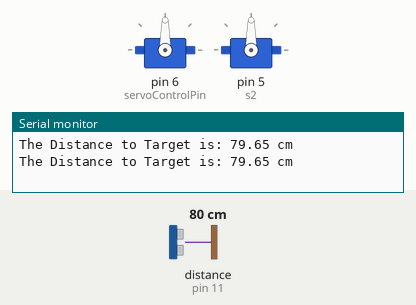
Recording of a sketch running on a simulated Arduino Uno, built with avr-gcc and run on an emulated ATmega328P. Shown: 2 × servo, the last lines printed to the serial monitor. Wiring (inferred from the names in the program): ultrasonic range finder: trigger pin 13; echo pin 11. The test bench sets the inputs (shaded band); at power-on: distance to the obstacle (sensor on pin 11) 80 cm. The echo pulse lasts 58.3 µs per cm.

Above: at 1.8 s.
1.9 s: distance to the obstacle (sensor on pin 11) set to 16 cm
4.2 s: distance to the obstacle (sensor on pin 11) set to 12 cm
At 6.48 s:
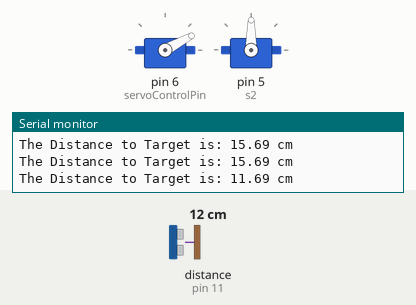
At 15.8 s:
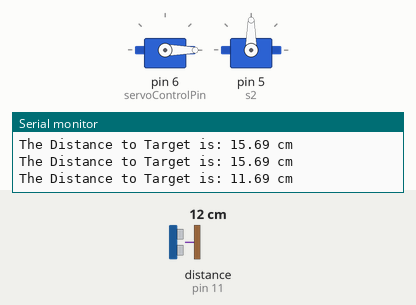
Timing chart, 0 to 16.3 s (numbered marks = the images above; inputs shaded):
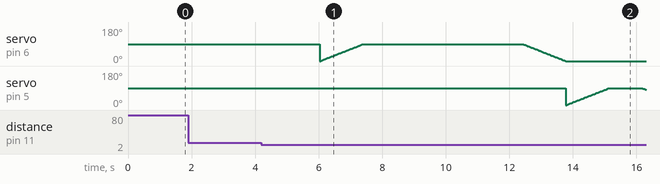

The sketch:

automatic_flush.ino
```cpp
#include <Servo.h>  //Load Servo Library
int trigPin=13; //Sensor Trip pin connected to Arduino pin 13
int echoPin=11;  //Sensor Echo pin connected to Arduino pin 11
int servoControlPin=6; //Servo control line is connected to pin 6
float pingTime;  //time for ping to travel from sensor to target and return
float targetDistance; //Distance to Target in inches
float speedOfSound=767; //Speed of sound in miles per hour when temp is 77 degrees.
int p ,q  ,c=0; //Variable for the value we want to set servo to.

Servo s1 ,s2 ;  //Create a servo object called myPointer

void setup() {
  // put your setup code here, to run once:
  Serial.begin(9600);
  pinMode(servoControlPin, OUTPUT);
  pinMode(5, OUTPUT);
  pinMode(trigPin, OUTPUT);
  pinMode(echoPin, INPUT);

  s1.attach(servoControlPin);  //Tell arduino where the servo is attached.
  s2.attach(5);
}

void loop() {
  // put your main code here, to run repeatedly:

  digitalWrite(trigPin, LOW); //Set trigger pin low
  delayMicroseconds(2000); //Let signal settle
  digitalWrite(trigPin, HIGH); //Set trigPin high
  delayMicroseconds(15); //Delay in high state
  digitalWrite(trigPin, LOW); //ping has now been sent
  delayMicroseconds(10); //Delay in low state

  pingTime = pulseIn(echoPin, HIGH);  //pingTime is presented in microceconds
  pingTime=pingTime/1000000; //convert pingTime to seconds by dividing by 1000000 (microseconds in a second)
  pingTime=pingTime/3600; //convert pingtime to hourse by dividing by 3600 (seconds in an hour)
  targetDistance= speedOfSound * pingTime;  //This will be in miles, since speed of sound was miles per hour
  targetDistance=targetDistance/2; //Remember ping travels to target and back from target, so you must divide by 2 for actual target distance.
  targetDistance= targetDistance*160934;    //Convert miles to inches by multipling by 63360 (inches per mile)

  Serial.print("The Distance to Target is: ");
  Serial.print(targetDistance);
  Serial.println(" cm");
  delay(1000);
  if(targetDistance<14)
  {

    c++;
    if(c==1)
    {


     for(p=0;p<=90;p++)

     {
        s1.write(p);
        delay(15);
        if(p==90)
        {
        delay(5000);
        }
     }
    for(p=90;p>=0;p--)
  {
    s1.write(p);
    delay(15);


}


  for(q=0;q<=90;q++)
     {
        s2.write(q);
        delay(15);
        if(q==90)
        {
        delay(1000);
        }
     }
    for(q=90;q>=0;q--)
  {
    s2.write(q);
    delay(15);


}


   }

  if(c==2)
  {for(p=0;p<=90;p++)

     {
        s1.write(p);
        delay(15);
        if(p==90)
        {
        delay(5000);
        }
     }
    for(p=90;p>=0;p--)
  {
    s1.write(p);
    delay(15);


}
c=0;
    }

}
}
```

Measured:
- the behaviour switches between 15 and 14 cm on distance to the obstacle (sensor on pin 11) (found by bisection; images 0 and 1)
